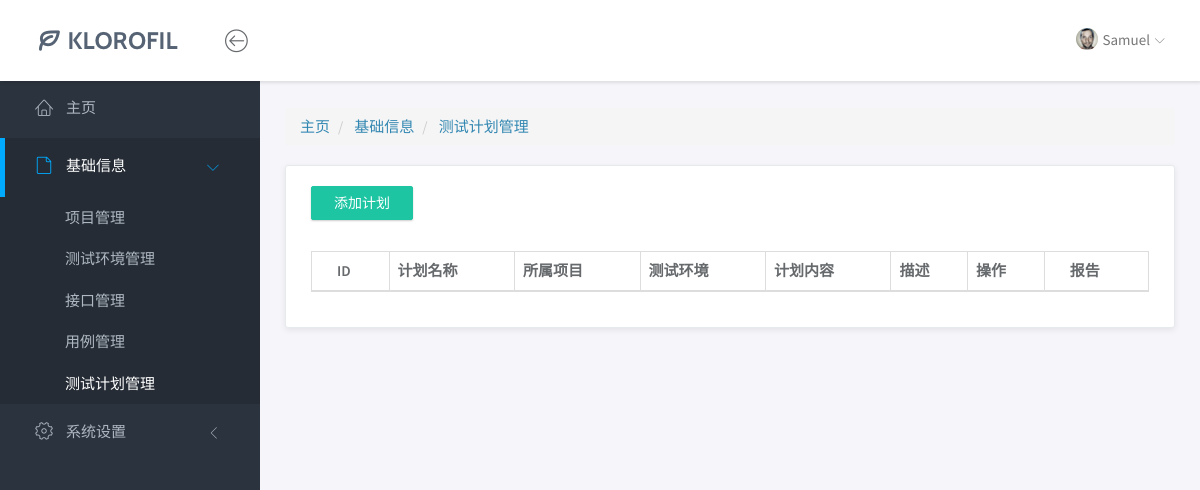
Before: /base/plan/ with the older database file.
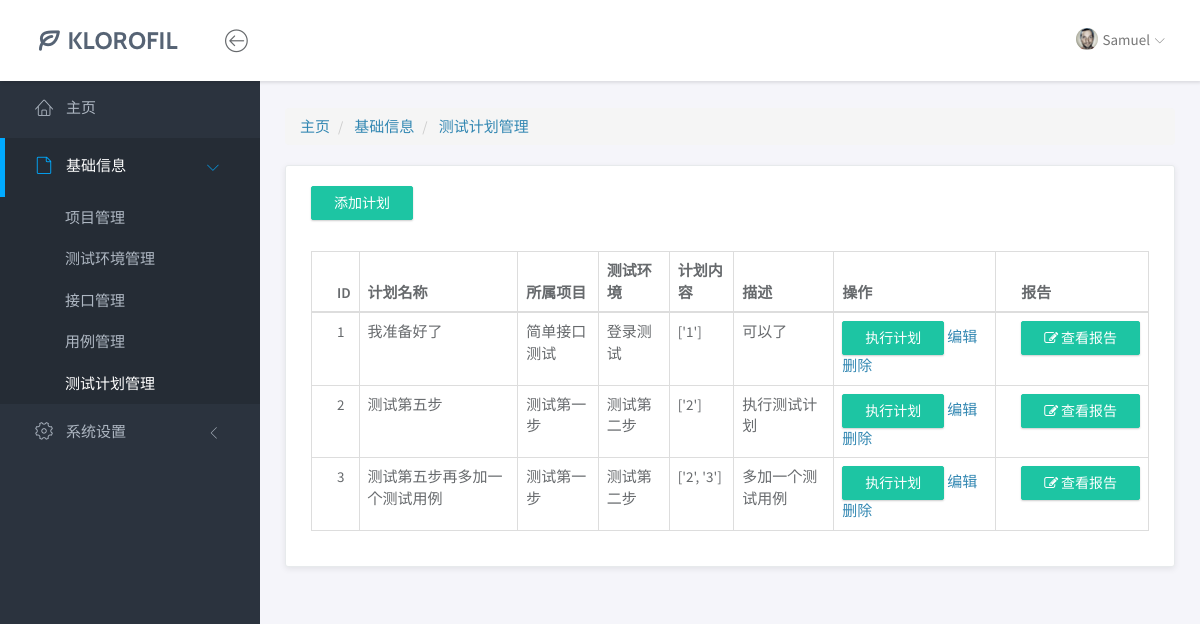
After: the same page with the newer database file.
### base/models.py (models this page shows, shortened)
class Plan(models.Model):
    plan_id = models.AutoField(primary_key=True, null=False)  # 计划ID
    plan_name = models.CharField(max_length=50)               # 计划名称
    project = models.ForeignKey('Project', on_delete=models.CASCADE)  # 所属项目（外键）
    environment = models.ForeignKey('Environment', on_delete=models.CASCADE)  # 执行环境（外键）
    description = models.CharField(max_length=200)           # 计划描述
    content = models.TextField()                             # 计划执行内容（JSON格式）

class Project(models.Model):
    prj_id = models.AutoField(primary_key=True, null=False)   # 项目ID
    prj_name = models.CharField(max_length=50)                # 项目名称
    sign = models.ForeignKey('Sign', on_delete=models.CASCADE)  # 关联的签名信息（外键）
    description = models.CharField(max_length=100)           # 项目描述
    def __str__(self):
        return self.prj_name

class Environment(models.Model):
    env_id = models.AutoField(primary_key=True, null=False)   # 环境ID
    env_name = models.CharField(max_length=50)                # 环境名称（如测试/生产）
    project = models.ForeignKey('Project', on_delete=models.CASCADE)  # 所属项目（外键）
    description = models.CharField(max_length=100)           # 环境描述
    url = models.CharField(max_length=100)                   # 环境基础URL
    private_key = models.CharField(max_length=50)            # 环境私有密钥
    def __str__(self):
        return self.env_name

### base/views/plan_views.py (the view)
# urls.py: path('plan/', plan_index),
def plan_index(request):
    plan_list = Plan.objects.all()
    return render(request, "base/plan/index.html", {"plan_list": plan_list})

### templates/base/plan/index.html (shortened to what this page needs)
{% extends "../../base.html" %}
{% block crumbs %}
<div class="row">
    <div class="col-md-12">
        <ol class="breadcrumb">
            <li>
                <a href="/yqjr/index">主页</a>
            </li>
            <li class="active">
                <a class="this">基础信息</a>
            </li>
            <li class="active">
                <a class="this-page">测试计划管理</a>
            </li>
        </ol>
    </div>
</div>
{% endblock %}
{% block body %}
<div class="row">
    <div class="col-md-12">
        <div class="panel">
            <div class="panel-heading">
                <a href="/base/plan_add/" class="btn btn-primary">添加计划</a>
            </div>
            <div class="panel-body">
                <table class="table table-bordered">
                    <thead>
                    <tr>
                        <th>ID</th>
                        <th>计划名称</th>
                        <th>所属项目</th>
                        <th>测试环境</th>
                        <th>计划内容</th>
                        <th>描述</th>
                        <th>操作</th>
                        <th>报告</th>
                    </tr>
                    </thead>
                    <tbody>
                    {% for plan in plan_list %}
                    <tr>
                        <td>{{ plan.plan_id }}</td>
                        <td>{{ plan.plan_name }}</td>
                        <td>{{ plan.project }}</td>
                        <td>{{ plan.environment }}</td>
                        <td>{{ plan.content }}</td>
                        <td>{{ plan.description }}</td>
                        <td>
                            <button class="btn btn-primary" onclick="run_button(this);">执行计划</button>
                            <a href="/base/plan_update?plan_id={{ plan.plan_id }}" class="layui-btn layui-btn-xs"
                               lay-event="edit">编辑</a>
                            <a href="/base/plan_delete?plan_id={{ plan.plan_id }}"
                               class="layui-btn layui-btn-danger layui-btn-xs" lay-event="del">删除</a>
                        </td>
                        <td>
                            <a class="btn btn-primary" href="/base/report/?plan_id={{plan.plan_id}}"><i class="fa fa-edit"></i>&nbsp;查看报告</a>
                        </td>
                    </tr>
                    {% endfor %}
                    </tbody>
                </table>
            </div>
        </div>
    </div>
</div>
{% endblock %}

Changed rows visible on the page:
added Plan: plan_id "1", plan_name "我准备好了", project "简单接口测试", environment "登录测试", content "['1']", description "可以了"
added Plan: plan_id "2", plan_name "测试第五步", project "测试第一步", environment "测试第二步", content "['2']", description "执行测试计划"
added Plan: plan_id "3", plan_name "测试第五步再多加一个测试用例", project "测试第一步", environment "测试第二步", content "['2', '3']", description "多加一个测试用例"
